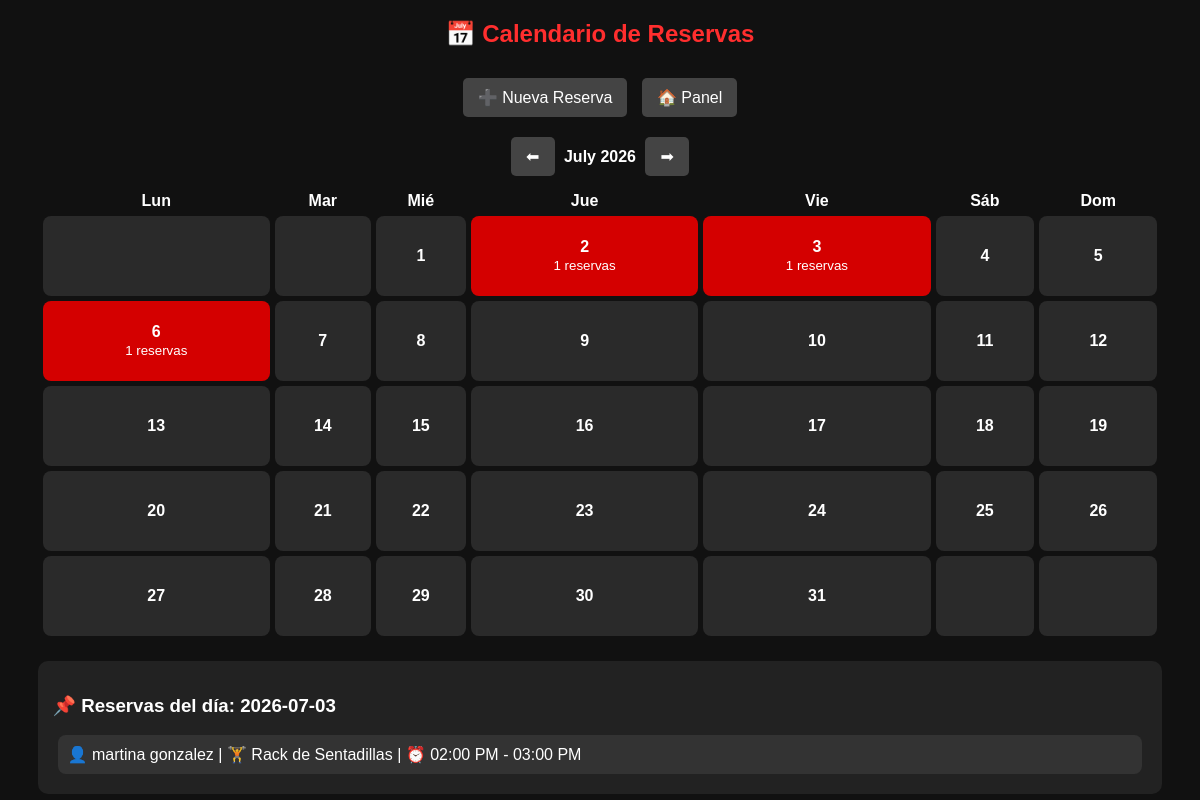
The app's page /admin/calendario_reservas.php?mes=07&anio=2026&dia=2026-07-03 (signed in) with its own data.
### tables this page shows
CREATE TABLE `reservas` (
  `id_reserva` int(11) NOT NULL AUTO_INCREMENT,
  `id_cliente` int(11) NOT NULL,
  `id_aparato` int(11) NOT NULL,
  `fecha` date NOT NULL,
  `hora_inicio` time NOT NULL,
  `hora_fin` time NOT NULL,
  `estado_reserva` enum('Pendiente','Activa','Cancelada','Finalizada') NOT NULL DEFAULT 'Pendiente',
  PRIMARY KEY (`id_reserva`),
  UNIQUE KEY `id_cliente` (`id_cliente`,`id_aparato`,`fecha`,`hora_inicio`),
  KEY `id_aparato` (`id_aparato`),
  CONSTRAINT `reservas_ibfk_1` FOREIGN KEY (`id_cliente`) REFERENCES `clientes` (`id_cliente`),
  CONSTRAINT `reservas_ibfk_2` FOREIGN KEY (`id_aparato`) REFERENCES `aparatos` (`id_aparato`),
  CONSTRAINT `CONSTRAINT_1` CHECK (`hora_inicio` < `hora_fin`),
  CONSTRAINT `CONSTRAINT_2` CHECK (`hora_inicio` < `hora_fin`)
);

CREATE TABLE `clientes` (
  `id_cliente` int(11) NOT NULL AUTO_INCREMENT,
  `id_tipo_documento` int(11) NOT NULL,
  `numero_documento` varchar(20) NOT NULL,
  `nombre` varchar(50) NOT NULL,
  `apellido` varchar(50) NOT NULL,
  `telefono` varchar(20) DEFAULT NULL,
  `email` varchar(100) DEFAULT NULL,
  `direccion` varchar(100) DEFAULT NULL,
  `fecha_nacimiento` date DEFAULT NULL,
  `fecha_registro` date NOT NULL,
  `estado` enum('Activo','Inactivo','Suspendido') NOT NULL,
  `usuario` varchar(50) NOT NULL,
  `contrasena` varchar(255) NOT NULL,
  `id_usuario` int(11) DEFAULT NULL,
  PRIMARY KEY (`id_cliente`),
  UNIQUE KEY `numero_documento` (`numero_documento`),
  UNIQUE KEY `usuario` (`usuario`),
  UNIQUE KEY `email` (`email`),
  KEY `id_tipo_documento` (`id_tipo_documento`),
  CONSTRAINT `clientes_ibfk_1` FOREIGN KEY (`id_tipo_documento`) REFERENCES `tipo_documento` (`id_tipo_documento`)
);

CREATE TABLE `aparatos` (
  `id_aparato` int(11) NOT NULL AUTO_INCREMENT,
  `nombre` varchar(100) NOT NULL,
  `descripcion` varchar(200) DEFAULT NULL,
  `estado` enum('Disponible','Mantenimiento','Fuera de servicio') NOT NULL,
  PRIMARY KEY (`id_aparato`),
  UNIQUE KEY `nombre` (`nombre`)
);

### admin/calendario_reservas.php (the view, shortened to what this page needs)
<?php
include("../php/conexion.php");
function formatoHora($hora) {
    return date("h:i A", strtotime($hora));
}
$mes = isset($_GET['mes']) ? (int)$_GET['mes'] : date('m');
$anio = isset($_GET['anio']) ? (int)$_GET['anio'] : date('Y');
$primer_dia = date("N", strtotime("$anio-$mes-01"));
$dias_mes = date("t", strtotime("$anio-$mes-01"));
$sql = "SELECT fecha, COUNT(*) as total
        FROM reservas
        WHERE MONTH(fecha) = '$mes'
        AND YEAR(fecha) = '$anio'
        AND estado_reserva = 'Activa'
        GROUP BY fecha";
$res = mysqli_query($conexion, $sql);
$reservas = [];
while ($row = mysqli_fetch_assoc($res)) {
    $reservas[$row['fecha']] = $row['total'];
}
$detalle = [];
if (isset($_GET['dia'])) {
    $fecha_click = $_GET['dia'];
    $sqlD = "SELECT r.*, c.nombre, c.apellido, a.nombre AS aparato
             FROM reservas r
             INNER JOIN clientes c ON r.id_cliente = c.id_cliente
             INNER JOIN aparatos a ON r.id_aparato = a.id_aparato
             WHERE r.fecha = '$fecha_click'
             AND r.estado_reserva = 'Activa'";
    $resD = mysqli_query($conexion, $sqlD);
    while ($row = mysqli_fetch_assoc($resD)) {
        $detalle[] = $row;
    }
}
?>
<!DOCTYPE html>
<html lang="es">
<head>
</head>
<body>
<div class="contenedor">
<h2>📅 Calendario de Reservas</h2>
<div style="text-align:center;">
    <a class="boton" href="nueva_reserva.php">➕ Nueva Reserva</a>
    <a class="boton" href="dashboard.php">🏠 Panel</a>
</div>
<div style="text-align:center;">
    <a class="boton" href="?mes=<?php echo $mes-1; ?>&anio=<?php echo $anio; ?>">⬅</a>
    <b><?php echo date("F Y", strtotime("$anio-$mes-01")); ?></b>
    <a class="boton" href="?mes=<?php echo $mes+1; ?>&anio=<?php echo $anio; ?>">➡</a>
</div>
<table>
<tr>
<th>Lun</th><th>Mar</th><th>Mié</th><th>Jue</th><th>Vie</th><th>Sáb</th><th>Dom</th>
</tr>
<tr>
<?php
$dia = 1;
$col = 1;
for ($i = 1; $i < $primer_dia; $i++) {
    echo "<td></td>";
    $col++;
}
while ($dia <= $dias_mes) {
    $fecha = sprintf("%04d-%02d-%02d", $anio, $mes, $dia);
    $clase = isset($reservas[$fecha]) ? "rojo" : "";
    echo "<td class='$clase' onclick=\"window.location='?mes=$mes&anio=$anio&dia=$fecha'\">";
    echo "<b>$dia</b><br>";
    if (isset($reservas[$fecha])) {
        echo "<small>{$reservas[$fecha]} reservas</small>";
    }
    echo "</td>";
    if ($col % 7 == 0) {
        echo "</tr><tr>";
    }
    $dia++;
    $col++;
}
while ($col % 7 != 1) {
    echo "<td></td>";
    $col++;
}
?>
</tr>
</table>
<?php if (isset($_GET['dia'])) { ?>
<div class="detalle">
<h3>📌 Reservas del día: <?php echo $_GET['dia']; ?></h3>
<?php foreach($detalle as $r) { ?>
<div style="background:#333;padding:10px;margin:5px;border-radius:8px;">
    👤 <?php echo $r['nombre']." ".$r['apellido']; ?> |
    🏋 <?php echo $r['aparato']; ?> |
    ⏰ <?php echo formatoHora($r['hora_inicio'])." - ".formatoHora($r['hora_fin']); ?>
</div>
<?php } ?>
</div>
<?php } ?>
</div>
</body>
</html>

### admin/calendario_reservas.php (style rules this page uses)
body { font-family: Arial; background:#111; color:white; }
.contenedor { width:95%; margin:auto; }
h2 { text-align:center; color:#ff2e2e; }
.boton { display:inline-block; background:#444; color:white; padding:10px 15px; text-decoration:none; border-radius:5px; margin:10px 5px; }
table { width:100%; border-collapse:separate; border-spacing:5px; text-align:center; }
td { height:70px; background:#2a2a2a; border-radius:8px; padding:5px; cursor:pointer; }
.rojo { background:#d40000; }
.detalle { margin-top:20px; background:#222; padding:15px; border-radius:10px; }

### records on screen
reservas: id_cliente.nombre "martina", id_cliente.apellido "gonzalez", id_aparato.nombre "Rack de Sentadillas", hora_inicio "02:00 PM", hora_fin "03:00 PM"

### other values on screen
date("F Y", strtotime("$anio-$mes-01")) "July 2026"
$reservas[$fecha] "1"
$_GET['dia'] "2026-07-03"
